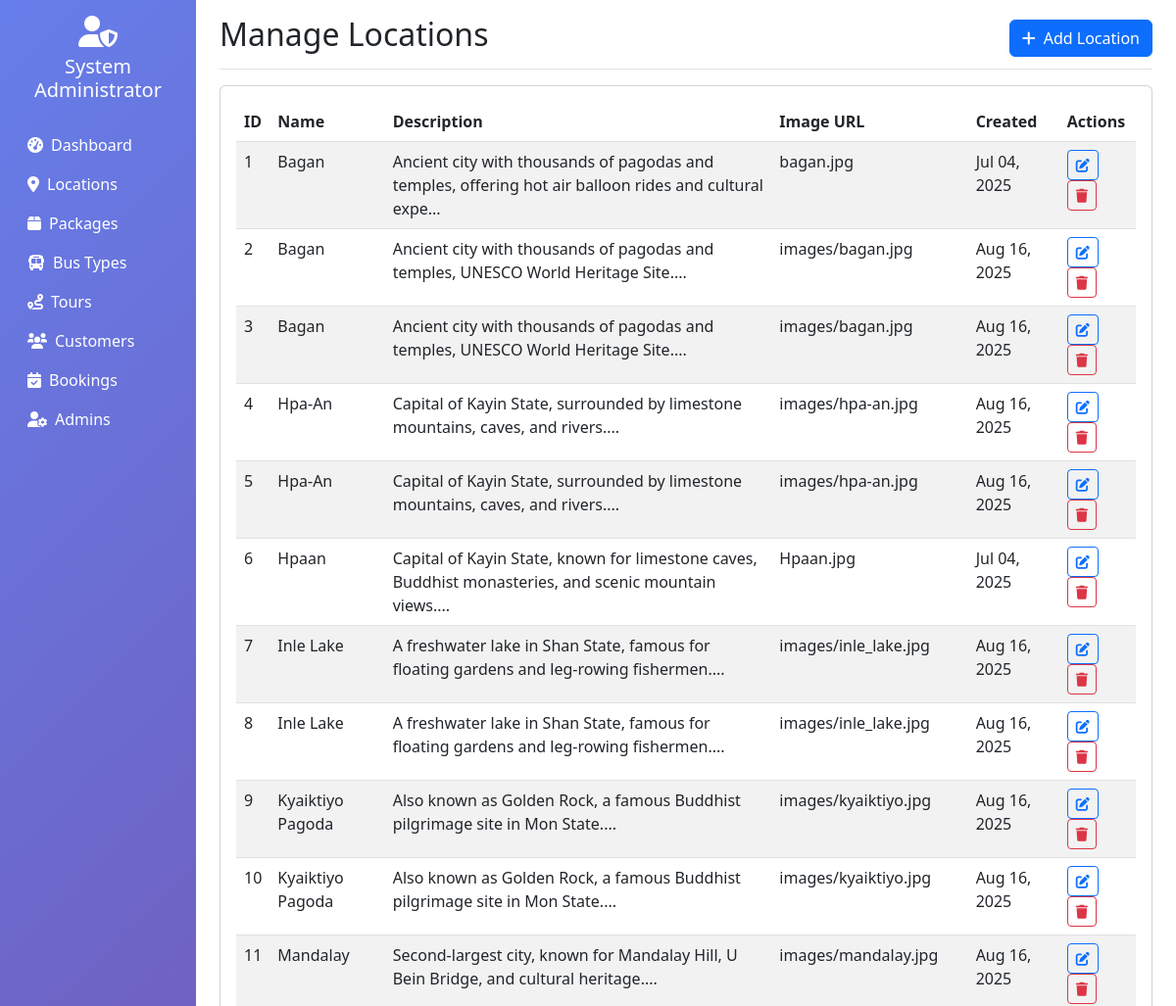
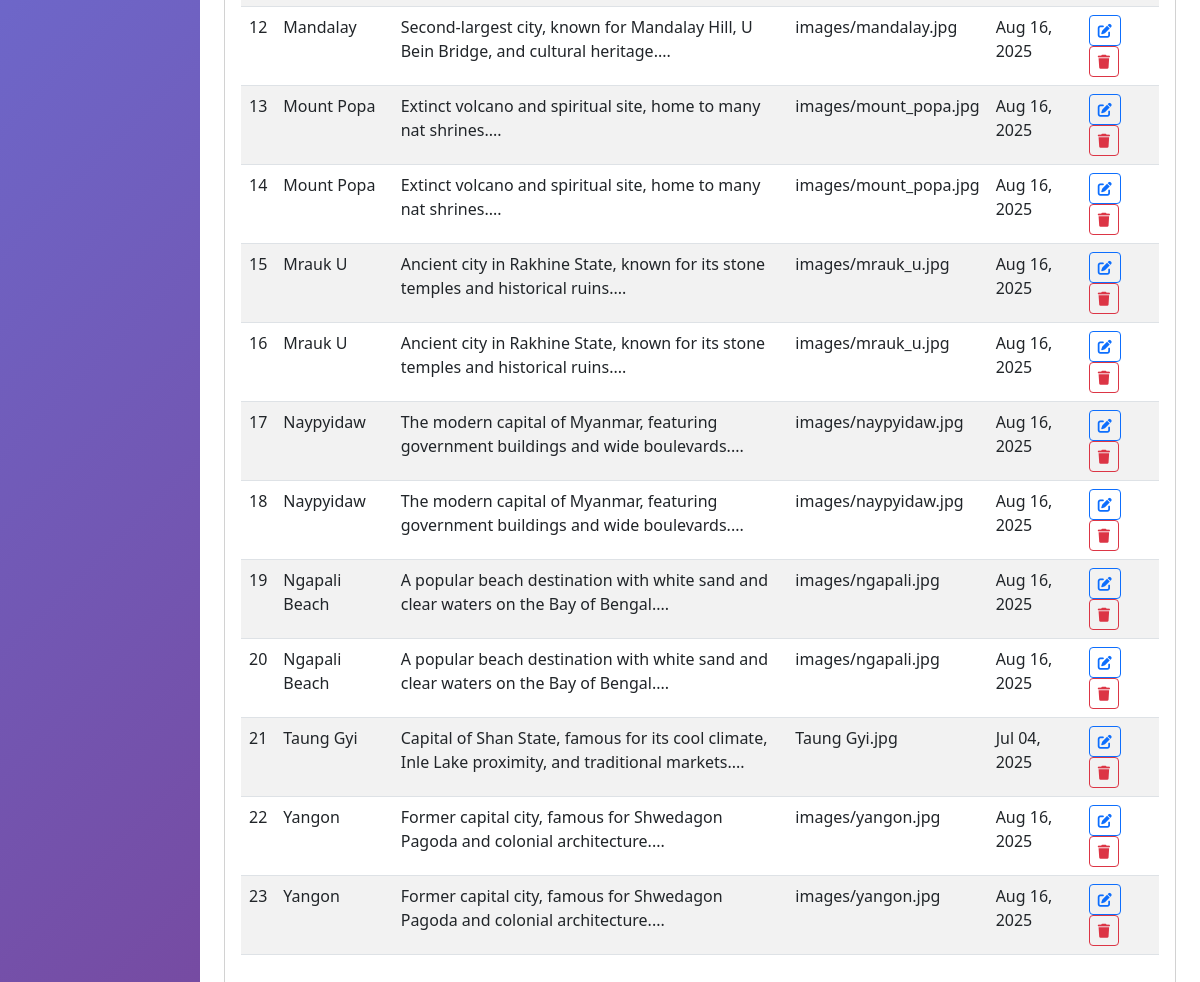
The app's page /admin/locations.php (signed in) with its own data (2 pictures, top to bottom).
### tables this page shows
CREATE TABLE `locations` (
  `id` int NOT NULL,
  `name` varchar(100) NOT NULL,
  `description` text,
  `image_url` varchar(255) DEFAULT NULL,
  `created_at` timestamp NOT NULL DEFAULT CURRENT_TIMESTAMP
);

### classes/Location.php (called while the page is built, shortened)
<?php
class Location {
    private $conn;
    private $table_name = "locations";
    public function __construct($db) {
        $this->conn = $db;
    }
    public function read() {
        $query = "SELECT * FROM " . $this->table_name . " ORDER BY name ASC";
        $stmt = $this->conn->prepare($query);
        $stmt->execute();
        return $stmt;
    }
}
?>

### admin/locations.php (the view, shortened to what this page needs)
<?php
include_once '../classes/Location.php';
$database = new Database();
$db = $database->getConnection();
$location = new Location($db);
$stmt = $location->read();
?>
<!DOCTYPE html>
<html lang="en">
<head>
    <link href="https://cdn.jsdelivr.net/npm/bootstrap@5.3.0/dist/css/bootstrap.min.css" rel="stylesheet">
    <link href="https://cdnjs.cloudflare.com/ajax/libs/font-awesome/6.0.0/css/all.min.css" rel="stylesheet">
</head>
<body>
    <div class="container-fluid">
        <div class="row">
            <nav class="col-md-3 col-lg-2 d-md-block sidebar collapse">
                <div class="position-sticky pt-3">
                    <div class="text-center text-white mb-4">
                        <i class="fas fa-user-shield fa-2x mb-2"></i>
                        <h5><?php echo $_SESSION['admin_name']; ?></h5>
                    </div>
                    <ul class="nav flex-column">
                        <li class="nav-item">
                            <a class="nav-link text-white" href="dashboard.php">
                                <i class="fas fa-tachometer-alt me-2"></i>Dashboard
                            </a>
                        </li>
                        <li class="nav-item">
                            <a class="nav-link text-white active" href="locations.php">
                                <i class="fas fa-map-marker-alt me-2"></i>Locations
                            </a>
                        </li>
                        <li class="nav-item">
                            <a class="nav-link text-white" href="packages.php">
                                <i class="fas fa-box me-2"></i>Packages
                            </a>
                        </li>
                        <li class="nav-item">
                            <a class="nav-link text-white" href="bus-types.php">
                                <i class="fas fa-bus me-2"></i>Bus Types
                            </a>
                        </li>
                        <li class="nav-item">
                            <a class="nav-link text-white" href="tours.php">
                                <i class="fas fa-route me-2"></i>Tours
                            </a>
                        </li>
                        <li class="nav-item">
                            <a class="nav-link text-white" href="customers.php">
                                <i class="fas fa-users me-2"></i>Customers
                            </a>
                        </li>
                        <li class="nav-item">
                            <a class="nav-link text-white" href="bookings.php">
                                <i class="fas fa-calendar-check me-2"></i>Bookings
                            </a>
                        </li>
                        <li class="nav-item">
                            <a class="nav-link text-white" href="admins.php">
                                <i class="fas fa-user-cog me-2"></i>Admins
                            </a>
                        </li>
                    </ul>
                </div>
            </nav>
            <main class="col-md-9 ms-sm-auto col-lg-10 px-md-4">
                <div class="d-flex justify-content-between flex-wrap flex-md-nowrap align-items-center pt-3 pb-2 mb-3 border-bottom">
                    <h1 class="h2">Manage Locations</h1>
                    <button type="button" class="btn btn-primary" data-bs-toggle="modal" data-bs-target="#locationModal">
                        <i class="fas fa-plus me-2"></i>Add Location
                    </button>
                </div>
                <div class="card">
                    <div class="card-body">
                        <div class="table-responsive">
                            <table class="table table-striped">
                                <thead>
                                    <tr>
                                        <th>ID</th>
                                        <th>Name</th>
                                        <th>Description</th>
                                        <th>Image URL</th>
                                        <th>Created</th>
                                        <th>Actions</th>
                                    </tr>
                                </thead>
                               <tbody>
                                <?php
                                $no = 1;
                                while($row = $stmt->fetch(PDO::FETCH_ASSOC)) { ?>
                                <tr>
                                    <td><?php echo $no; ?></td>
                                    <td><?php echo $row['name']; ?></td>
                                    <td><?php echo substr($row['description'], 0, 100) . '...'; ?></td>
                                    <td><?php echo $row['image_url']; ?></td>
                                    <td><?php echo date('M d, Y', strtotime($row['created_at'])); ?></td>
                                    <td>
                                        <button class="btn btn-sm btn-outline-primary" onclick="editLocation(<?php echo htmlspecialchars(json_encode($row)); ?>)">
                                            <i class="fas fa-edit"></i>
                                        </button>
                                        <button class="btn btn-sm btn-outline-danger" onclick="deleteLocation(<?php echo $row['id']; ?>)">
                                            <i class="fas fa-trash"></i>
                                        </button>
                                    </td>
                                </tr>
                                <?php $no++; } ?>
                            </tbody>
                            </table>
                        </div>
                    </div>
                </div>
            </main>
        </div>
    </div>
</body>
</html>

### admin/locations.php (style rules this page uses)
.sidebar { min-height: 100vh; background: linear-gradient(135deg, #667eea 0%, #764ba2 100%); }

### records on screen
locations: name "Bagan", description "Ancient city with thousands of pagodas and temples, offering hot air balloon rides and cultural expe", image_url "bagan.jpg", created_at "Jul 04, 2025"
locations: name "Bagan", description "Ancient city with thousands of pagodas and temples, UNESCO World Heritage Site.", image_url "images/bagan.jpg", created_at "Aug 16, 2025"
locations: name "Bagan", description "Ancient city with thousands of pagodas and temples, UNESCO World Heritage Site.", image_url "images/bagan.jpg", created_at "Aug 16, 2025"
locations: name "Hpa-An", description "Capital of Kayin State, surrounded by limestone mountains, caves, and rivers.", image_url "images/hpa-an.jpg", created_at "Aug 16, 2025"
locations: name "Hpa-An", description "Capital of Kayin State, surrounded by limestone mountains, caves, and rivers.", image_url "images/hpa-an.jpg", created_at "Aug 16, 2025"
locations: name "Hpaan", description "Capital of Kayin State, known for limestone caves, Buddhist monasteries, and scenic mountain views.", image_url "Hpaan.jpg", created_at "Jul 04, 2025"
locations: name "Inle Lake", description "A freshwater lake in Shan State, famous for floating gardens and leg-rowing fishermen.", image_url "images/inle_lake.jpg", created_at "Aug 16, 2025"
locations: name "Inle Lake", description "A freshwater lake in Shan State, famous for floating gardens and leg-rowing fishermen.", image_url "images/inle_lake.jpg", created_at "Aug 16, 2025"
locations: name "Kyaiktiyo Pagoda", description "Also known as Golden Rock, a famous Buddhist pilgrimage site in Mon State.", image_url "images/kyaiktiyo.jpg", created_at "Aug 16, 2025"
locations: name "Kyaiktiyo Pagoda", description "Also known as Golden Rock, a famous Buddhist pilgrimage site in Mon State.", image_url "images/kyaiktiyo.jpg", created_at "Aug 16, 2025"
locations: name "Mandalay", description "Second-largest city, known for Mandalay Hill, U Bein Bridge, and cultural heritage.", image_url "images/mandalay.jpg", created_at "Aug 16, 2025"
locations: name "Mandalay", description "Second-largest city, known for Mandalay Hill, U Bein Bridge, and cultural heritage.", image_url "images/mandalay.jpg", created_at "Aug 16, 2025"
locations: name "Mount Popa", description "Extinct volcano and spiritual site, home to many nat shrines.", image_url "images/mount_popa.jpg", created_at "Aug 16, 2025"
locations: name "Mount Popa", description "Extinct volcano and spiritual site, home to many nat shrines.", image_url "images/mount_popa.jpg", created_at "Aug 16, 2025"
locations: name "Mrauk U", description "Ancient city in Rakhine State, known for its stone temples and historical ruins.", image_url "images/mrauk_u.jpg", created_at "Aug 16, 2025"
locations: name "Mrauk U", description "Ancient city in Rakhine State, known for its stone temples and historical ruins.", image_url "images/mrauk_u.jpg", created_at "Aug 16, 2025"
locations: name "Naypyidaw", description "The modern capital of Myanmar, featuring government buildings and wide boulevards.", image_url "images/naypyidaw.jpg", created_at "Aug 16, 2025"
locations: name "Naypyidaw", description "The modern capital of Myanmar, featuring government buildings and wide boulevards.", image_url "images/naypyidaw.jpg", created_at "Aug 16, 2025"
locations: name "Ngapali Beach", description "A popular beach destination with white sand and clear waters on the Bay of Bengal.", image_url "images/ngapali.jpg", created_at "Aug 16, 2025"
locations: name "Ngapali Beach", description "A popular beach destination with white sand and clear waters on the Bay of Bengal.", image_url "images/ngapali.jpg", created_at "Aug 16, 2025"
locations: name "Taung Gyi", description "Capital of Shan State, famous for its cool climate, Inle Lake proximity, and traditional markets.", image_url "Taung Gyi.jpg", created_at "Jul 04, 2025"
locations: name "Yangon", description "Former capital city, famous for Shwedagon Pagoda and colonial architecture.", image_url "images/yangon.jpg", created_at "Aug 16, 2025"
locations: name "Yangon", description "Former capital city, famous for Shwedagon Pagoda and colonial architecture.", image_url "images/yangon.jpg", created_at "Aug 16, 2025"

### other values on screen
$_SESSION['admin_name'] "System Administrator"
